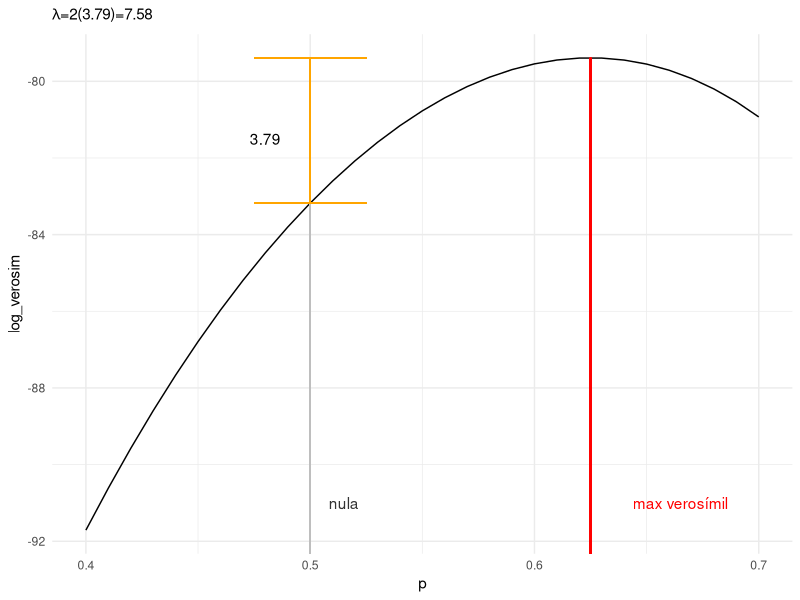
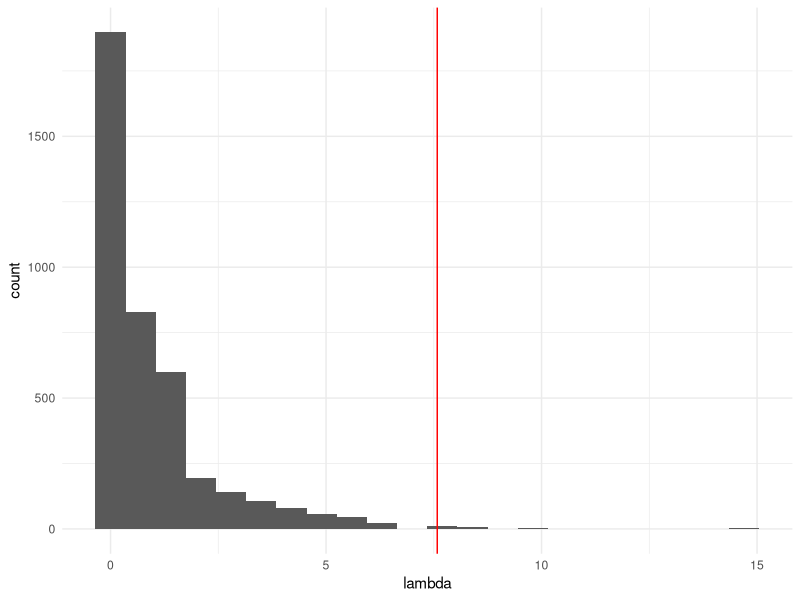
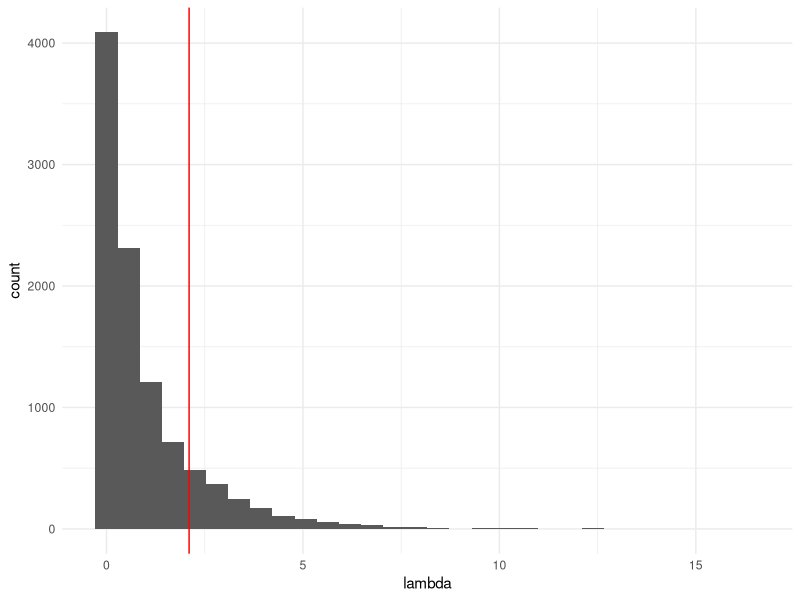
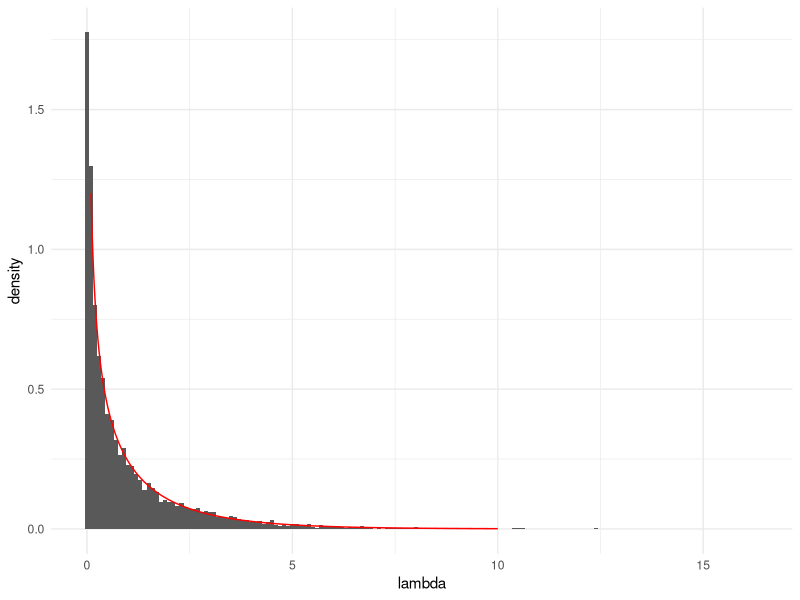
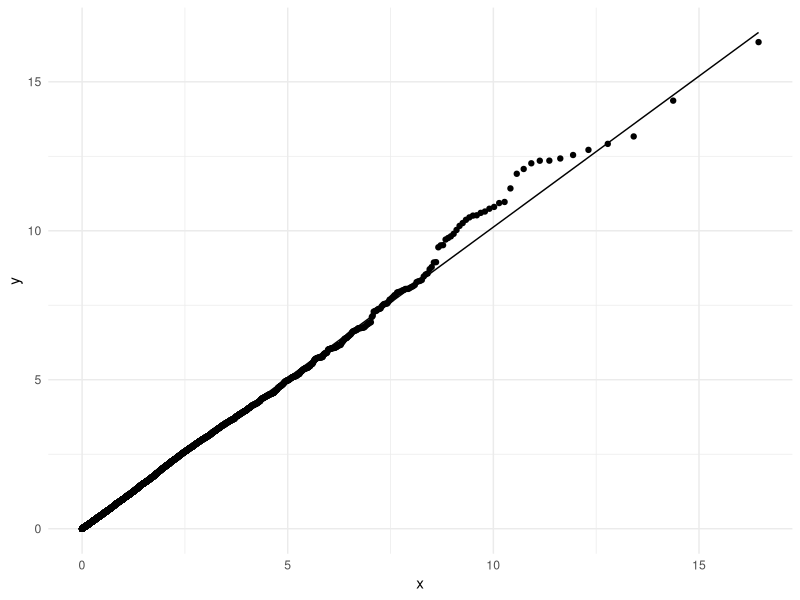
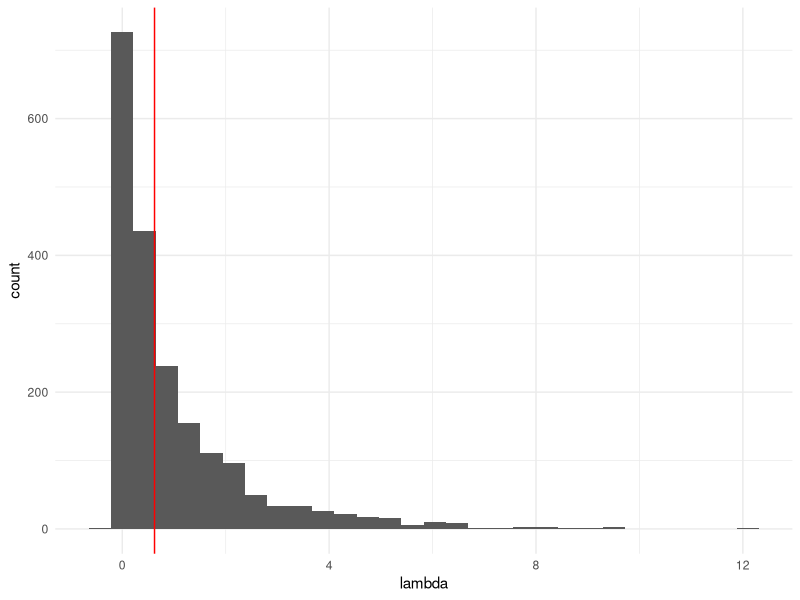
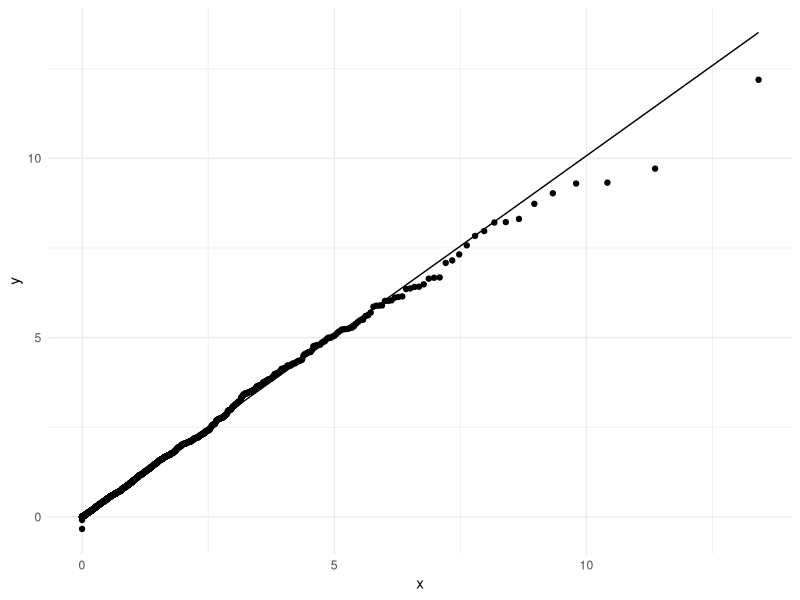
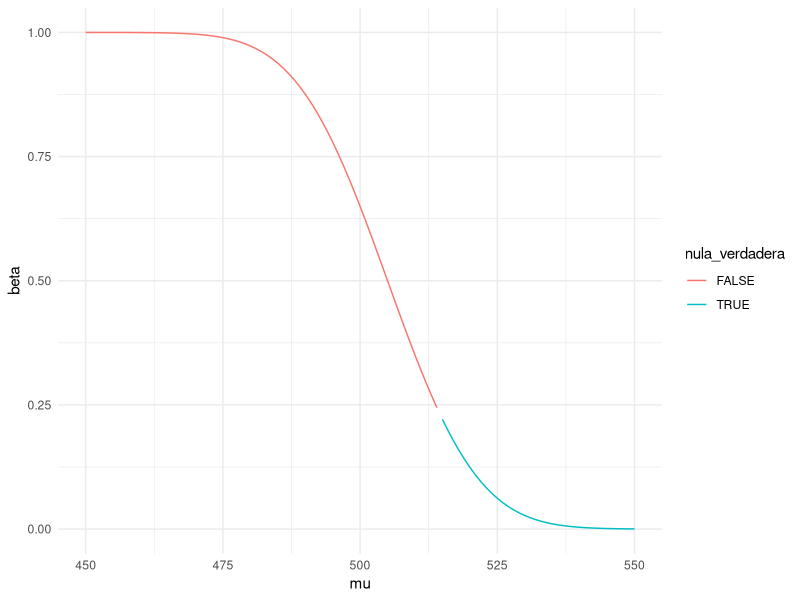

Write the R code that produced these figures, in order.
## ---- chunk 1
library(tidyverse)
library(patchwork)
knitr::opts_chunk$set(echo = TRUE, message = FALSE, warning=FALSE, fig.align = 'center', fig.height=3, out.width = '95%', cache = TRUE)
comma <- function(x) format(x, digits = 2, big.mark = ",")
theme_set(theme_minimal())
## ---- chunk 2
set.seed(29)
muestra_edomex <- read_csv("data/enlace.csv") %>%
  filter(estado == "ESTADO DE MEXICO") %>%
  sample_n(180)
resumen <- muestra_edomex %>%
  summarise(media = mean(mate_6), s = sd(mate_6), n = n()) %>%
  mutate(ee = s / sqrt(n))
resumen
## ---- chunk 3
dif <- (resumen %>% pull(media)) - 454
ee <- resumen %>% pull(ee)
w <- dif / ee
p <- 2 * (1 - pnorm(abs(w)))
p
## ---- chunk 4
p_hat <- 47 / 80
ee <- sqrt(p_hat * (1 - p_hat) / 80)
## ---- chunk 5
w <- (p_hat - 0.5) / ee
w
## ---- chunk 6
valor_p <- 2 * (1 - pnorm(abs(w)))
valor_p
## ---- chunk 7
n_1 <- 100
n_2 <- 250
p_hat_1 <- 0.86
p_hat_2 <- 0.90
ee <- sqrt(p_hat_1 * (1 - p_hat_1) / n_1 + p_hat_2 * (1 - p_hat_2) / n_2)
delta = p_hat_1 - p_hat_2
w  <- delta / ee
w
## ---- chunk 8
2 * (1 - pnorm(abs(w)))
## ---- chunk 9
set.seed(31521)
datos_clasif <- tibble(x = rep(1, 135), y = rep(1, 135)) %>%
  bind_rows(tibble(x = rep(0, 65), y = rep(1, 65))) %>%
  bind_rows(tibble(x = rep(1, 40), y = rep(0, 40))) %>%
  bind_rows(tibble(x = rep(1 ,100), y = rep(1, 100))) %>%
  sample_n(300) %>%
  mutate(caso = as.character(1: 300)) %>%
  select(caso, x, y)
## ---- chunk 10
datos_clasif %>% head
## ---- chunk 11
datos_clasif <- datos_clasif %>%
  mutate(d = x - y)
datos_clasif %>% head
## ---- chunk 12
medias_tbl <-
  datos_clasif %>% summarise(across(where(is.numeric), mean, .names = "{col}_hat"))
d_hat <- pull(medias_tbl, d_hat)
medias_tbl
## ---- chunk 13
ee <- datos_clasif %>%
  mutate(d_hat = mean(d)) %>%
  mutate(dif_2 = (d - d_hat)) %>%
  summarise(ee = sd(dif_2) / sqrt(n())) %>%
  pull(ee)
ee
## ---- chunk 14
w <- d_hat / ee
valor_p <- 2 * (1 - pnorm(abs(w)))
c(w = w, valor_p = valor_p) %>% round(3)
## ---- chunk 15
log_verosim <- function(p){
  75 * log(p) + (120 - 75) * log(1 - p)
}
verosim_tbl <- tibble(p = seq(0.4, 0.7, 0.01)) %>%
  mutate(log_verosim = log_verosim(p))
ggplot(verosim_tbl, aes(x = p, y = log_verosim)) +
  geom_line() +
  geom_segment(x = 75/120, xend = 75/120, y = -130, yend = log_verosim(75/120), colour = "red") +
  geom_segment(x = 0.5, xend = 0.5, y = -130, yend = log_verosim(0.5), colour = "gray") +
  geom_errorbar(aes(x = 0.5,  ymin = log_verosim(0.5), ymax = log_verosim(75/120)),
               colour = "orange", width = 0.05) +
  annotate("text", x = 0.48, y = -81.5, label = "3.79") +
  annotate("text", x = 0.515, y = -91, label ="nula", colour = "gray20") +
  annotate("text", x = 0.665, y = -91, label ="max verosímil", colour = "red") +
  labs(subtitle = expression(paste(lambda, "=2(3.79)=7.58")))


## ---- chunk 16
n_volados <- 120 # número de volados
simulados_nula <- rbinom(4000, n_volados, p = 0.5)
lambda <- function(n, x, p_0 = 0.5){
  # estimador de max verosim
  p_mv <- x / n
  # log verosimilitud bajo mv
  log_p_mv <- x * log(p_mv) + (n - x) * log(1 - p_mv)
  # log verosimllitud bajo nula
  log_p_nula <- x * log(p_0) + (n - x) * log(1 - p_0)
  lambda <- 2*(log_p_mv - log_p_nula)
  lambda
}
lambda_obs <- lambda(n_volados, 75, 0.5)
sims_tbl <- tibble(sim_x = simulados_nula) %>%
  mutate(lambda = map_dbl(sim_x, ~ lambda(n_volados, .x, p_0 = 0.5)))
ggplot(sims_tbl, aes(x = lambda)) +
  geom_histogram(binwidth = 0.7) +
  geom_vline(xintercept = lambda_obs, colour = "red")
## ---- chunk 17
valor_p <- mean(sims_tbl$lambda >= lambda_obs)
valor_p
## ---- chunk 18
set.seed(3341)
n_muestra <- 100
muestra_1 <- rnorm(n_muestra, 7.9, 1)
## ---- chunk 19
crear_log_p <- function(x){
  # crear log verosim para dos muestras normales independientes.
  log_p <- function(params){
    mu <- params[1]
    log_vero <- dnorm(x, mean = mu, sd = 1, log = TRUE) %>% sum
    log_vero
  }
}
lambda_calc <- function(muestra, crear_log_p){
  log_p <- crear_log_p(muestra)
  res <- optim(c(0), log_p, control = list(fnscale = -1))
  lambda_mv <- log_p(res$par)
  lambda_nula <- log_p(8.0)
  lambda <- 2 * (lambda_mv - lambda_nula)
  lambda
}
lambda <- lambda_calc(muestra_1, crear_log_p)
lambda
## ---- chunk 20
sims_nula <- map(1:10000, ~ rnorm(n_muestra, 8, 1))
lambda_nula_sim <- map_dbl(sims_nula, ~ lambda_calc(.x, crear_log_p))
tibble(lambda = lambda_nula_sim) %>%
  ggplot(aes(x = lambda)) + geom_histogram() +
  geom_vline(xintercept = lambda, colour = "red")
## ---- chunk 21
valor_p <- mean(lambda_nula_sim >= lambda)
valor_p
## ---- chunk 22
teorica <- tibble(x = seq(0.1, 10, 0.01)) %>%
  mutate(f_chi_1 = dchisq(x, df = 1))
tibble(lambda = lambda_nula_sim) %>%
  ggplot() + geom_histogram(aes(x = lambda, y = ..density..), binwidth = 0.1) +
  geom_line(data = teorica, aes(x = x, y = f_chi_1), colour = "red")
## ---- chunk 23
tibble(lambda = lambda_nula_sim) %>%
  ggplot(aes(sample = lambda)) +
  geom_qq(distribution = stats::qchisq, dparams = list(df = 1)) +
  geom_qq_line(distribution = stats::qchisq, dparams = list(df = 1))
## ---- chunk 24
set.seed(223)
muestra_1 <- rnorm(80, 0.8, 0.2)
muestra_2 <- rnorm(120, 0.8, 0.4)
## ---- chunk 25
crear_log_p <- function(x, y){
  # crear log verosim para dos muestras normales independientes.
  log_p <- function(params){
    mu_1 <- params[1]
    mu_2 <- params[2]
    sigma_1 <- params[3]
    sigma_2 <- params[4]
    log_vero_1 <- dnorm(x, mean = mu_1, sd = sigma_1, log = TRUE) %>% sum
    log_vero_2 <- dnorm(y, mean = mu_2, sd = sigma_2, log = TRUE) %>% sum
    log_vero <- log_vero_1 + log_vero_2 #se suman por independiencia
    log_vero
  }
}
log_p <- crear_log_p(muestra_1, muestra_2)
## ---- chunk 26
crear_log_p_nula <- function(x, y){
  log_p <- function(params){
    # misma media
    mu <- params[1]
    sigma_1 <- params[2]
    sigma_2 <- params[3]
    log_vero_1 <- dnorm(x, mean = mu, sd = sigma_1, log = TRUE) %>% sum
    log_vero_2 <- dnorm(y, mean = mu, sd = sigma_2, log = TRUE) %>% sum
    log_vero <- log_vero_1 + log_vero_2 #se suman por independiencia
    log_vero
  }
}
log_p_nula <- crear_log_p_nula(muestra_1, muestra_2)
## ---- chunk 27
res <- optim(c(0, 0, 1, 1), log_p, method = "Nelder-Mead",
             control = list(fnscale = -1))
res$convergence
est_mv <- res$par
names(est_mv) <- c("mu_1", "mu_2", "sigma_1", "sigma_2")
est_mv
## ---- chunk 28
lambda_1 <- log_p(est_mv)
lambda_1
## ---- chunk 29
res <- optim(c(0, 1, 1), log_p_nula, method = "Nelder-Mead",
             control = list(fnscale = -1))
res$convergence
est_mv_nula <- res$par
names(est_mv) <- c("mu", "sigma_1", "sigma_2")
est_mv_nula
## ---- chunk 30
lambda_2 <- log_p_nula(est_mv_nula)
lambda_2
## ---- chunk 31
lambda <- 2 * (lambda_1 - lambda_2)
lambda
## ---- chunk 32
simular_boot <- function(n_1, n_2, est_mv_nula){
  x <- rnorm(n_1, est_mv_nula[1], est_mv_nula[2])
  y <- rnorm(n_2, est_mv_nula[1], est_mv_nula[3])
  list(x = x, y = y)
}
lambda_nula_sim <- function(est_mv_nula){
  muestras <- simular_boot(80, 120, est_mv_nula)
  x <- muestras$x
  y <- muestras$y
  log_p <- crear_log_p(x, y)
  log_p_nula <- crear_log_p_nula(x, y)
  est_1 <- optim(c(0,0,1,1), log_p, control = list(fnscale = -1))
  est_2 <- optim(c(0,1,1), log_p_nula, control = list(fnscale = -1))
  lambda <- 2*(log_p(est_1$par) - log_p_nula(est_2$par))
  lambda
}
lambda_sim <- map_dbl(1:2000, ~ lambda_nula_sim(est_mv_nula = est_mv_nula))
## ---- chunk 33
tibble(lambda = lambda_sim) %>%
  ggplot(aes(x = lambda)) +
  geom_histogram() +
  geom_vline(xintercept = lambda, colour = "red")
## ---- chunk 34
mean(lambda_sim > lambda)
## ---- chunk 35
tibble(lambda = lambda_sim) %>%
  ggplot(aes(sample = lambda)) +
  geom_qq(distribution = stats::qchisq, dparams = list(df = 1)) +
  geom_qq_line(distribution = stats::qchisq, dparams = list(df = 1))

## ---- chunk 36
pchisq(lambda, df =1, lower.tail = FALSE)
## ---- chunk 37
potencia_tbl <- tibble(mu = seq(450, 550, 1)) %>%
  mutate(beta = pnorm((505 - mu)/13)) %>% # probabilidad de rechazar
  mutate(nula_verdadera = factor(mu >= 515)) # nula verdadera
ggplot(potencia_tbl, aes(x = mu, y = beta, colour = nula_verdadera)) +
  geom_line()
## ---- chunk 38
pnorm(-0.7692)
## ---- chunk 39
z_alpha <- qnorm(0.05)
z_alpha
## ---- chunk 40
C <- 13*z_alpha + 515
C
## ---- chunk 41

datos <- tibble(
       publicacion = factor(seq(26, 1)), 
       casos   = c(278, 213, 252, 864, 3334, 67, 1899, 5136, 4240, 265, 40, 309, 
                   1941, 175, 403, 805, 857, 98, 362, 179, 1402, 248, 155, 122, 
                   103, 30), 
       total   = c(436, 384, 455, 1794, 7772, 168, 4805, 13002, 11180, 859, 156, 
                   1241, 7890, 721, 1784, 3613, 4342, 515, 2050, 1018, 8079, 
                   1550, 1025, 1036, 2078, 1352))

datos <- datos %>% mutate(
        estimate = casos/total, 
        se       = sqrt(estimate * (1 - estimate)/total), 
        lo.bound = estimate - 2 * se, 
        hi.bound = estimate + 2 * se
)

datos |> head()

## ---- chunk 42

datos %>% 
    ggplot(aes(x = estimate, y = publicacion)) +
    geom_linerange(aes(xmin = lo.bound, xmax = hi.bound)) + 
    geom_point() + 
  xlab("Estimador")+ ylab("Publicación (estudio)") + 
  ggtitle("Meta-análisis de prevalencia de ansiedad en jóvenes")

## ---- chunk 43

datos %>% 
    summarise( casos = sum(casos), 
               total = sum(total)) %>% 
    mutate(
        estimate = casos/total, 
        se       = sqrt(estimate * (1 - estimate)/total), 
        lo.bound = estimate - 2 * se, 
        hi.bound = estimate + 2 * se, 
        width    = hi.bound - lo.bound
        )

## ---- chunk 44

datos %>% 
    summarise(average  = mean(estimate), 
              se       = sqrt(sum((total - 1) * (se**2))/(sum(total) - n())), 
              lo.bound = average - 2 * se, 
              hi.bound = average + 2 * se, 
              width    = hi.bound - lo.bound)
    
